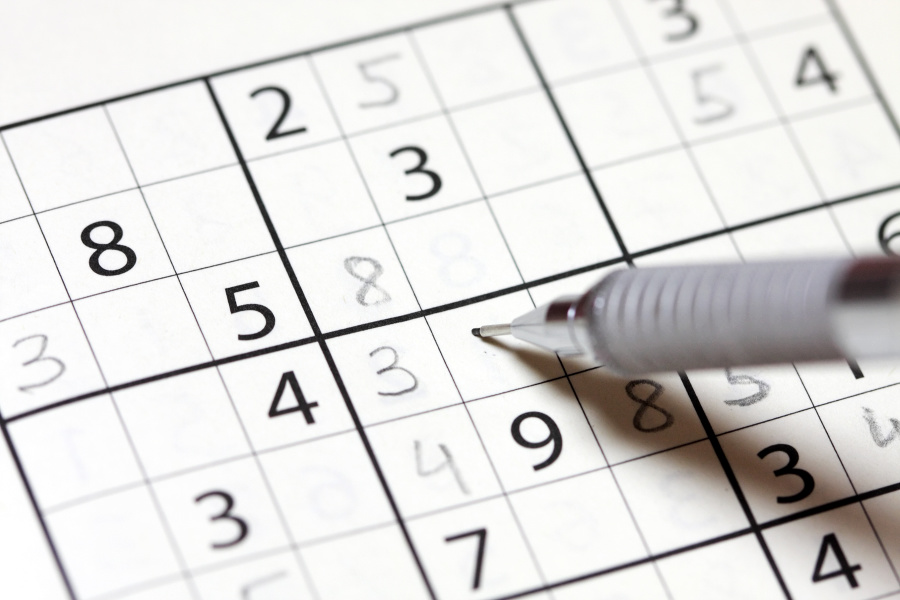
#> input picture Uloha2/sudoka.jpg, 900 x 600 px
$ python -i processImage.py   (imports and definitions only)
#> lines starting #> are read from the running program, lines starting #| are printed output that depends on the picture; after the words box and inside, x2 and y2 are one past the last pixel; in counts of white or black regions, pixels touching at a corner belong together
import cv2
import util
from Camera.Camera import Camera
import imutils


def getContours(gray_image):
    gray_copy = gray_image.copy()
    image = gray_image.copy()


    blurred = cv2.GaussianBlur(gray_copy, (5, 5), 0)
    canny = cv2.Canny(blurred, 50, 200)

    cv2.imshow("canny", canny)
    return cv2.findContours(canny.copy(), cv2.RETR_EXTERNAL, cv2.CHAIN_APPROX_NONE)

>>> import cv2
>>> picture = cv2.imread('../Uloha2/sudoka.jpg', cv2.IMREAD_GRAYSCALE)
#> picture: shape (600, 900); min 0, max 255, mean 220.8
>>> result = getContours(picture)
#> in getContours, `canny = cv2.Canny(blurred, 50, 200)`:
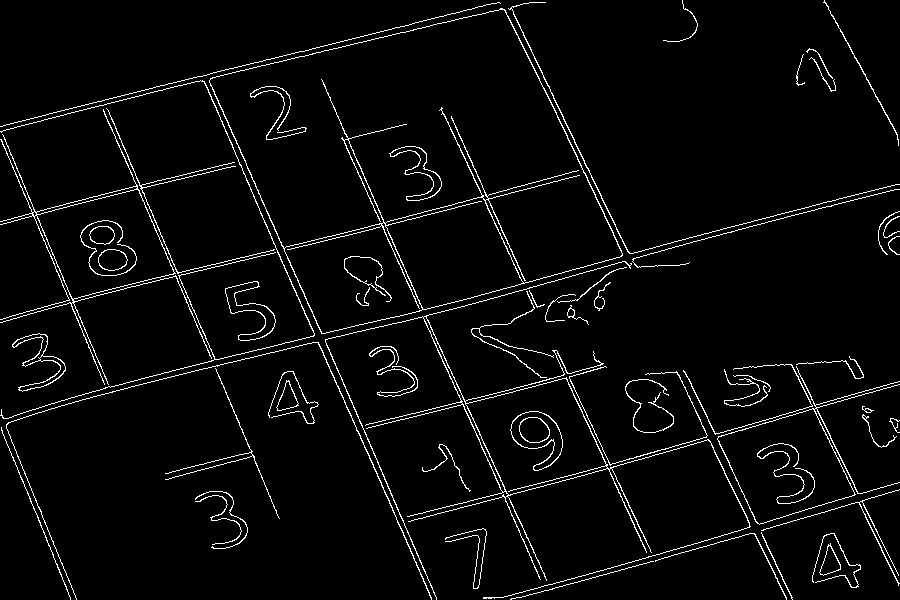
#> canny: shape (600, 900); 3.7% white in thin lines or dots
#> result = 50 contours, 16 with area under 20; largest, box (x1, y1, x2, y2) and area: (209, 8, 623, 334) 84513, (325, 261, 751, 600) 11174, (0, 109, 212, 385) 10018, (717, 366, 900, 525) 9702, (225, 281, 276, 341) 944
